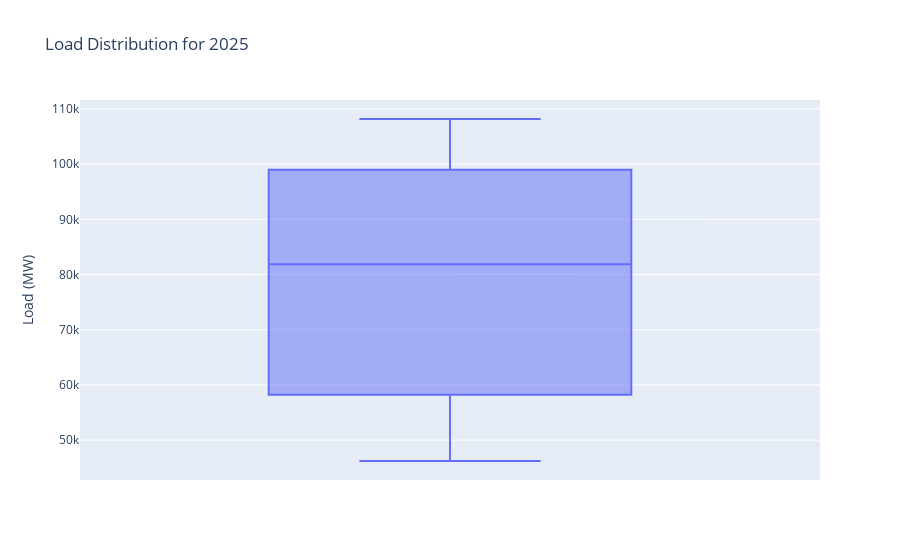

The code cell stored with this chart in its notebook:
### Markdown cell above
We can also look at the distribution of loads for each run with a box plot similar to the ones before.

### Code cell
fig = px.box(loads.sum().div(1e3), title=f"Load Distribution for {year}").update_layout(yaxis_title="Load (MW)", xaxis={'visible': False})
fig.show()

### Figure 1 — Plotly figure (JSON) as saved in the notebook; plotly's stock layout.template omitted (floating-point values rounded to 4 significant figures)
{"data": [{"alignmentgroup": "True", "hovertemplate": "variable=%{x}<br>value=%{y}<extra></extra>", "legendgroup": "", "marker": {"color": "#636efa"}, "name": "", "notched": false, "offsetgroup": "", "orientation": "v", "showlegend": false, "type": "box", "x": ["0", "0", "0", "0", "0", "0", "0", "0", "0", "0"], "x0": " ", "xaxis": "x", "y": [98980.0, 78420.0, 73810.0, 85330.0, 58200.0, 90360.0, 108200.0, 58050.0, 46230.0, 103600.0], "y0": " ", "yaxis": "y"}], "layout": {"boxmode": "group", "legend": {"tracegroupgap": 0}, "title": {"text": "Load Distribution for 2025"}, "xaxis": {"anchor": "y", "domain": [0, 1], "title": {"text": "variable"}, "visible": false}, "yaxis": {"anchor": "x", "domain": [0, 1], "title": {"text": "Load (MW)"}}}}
